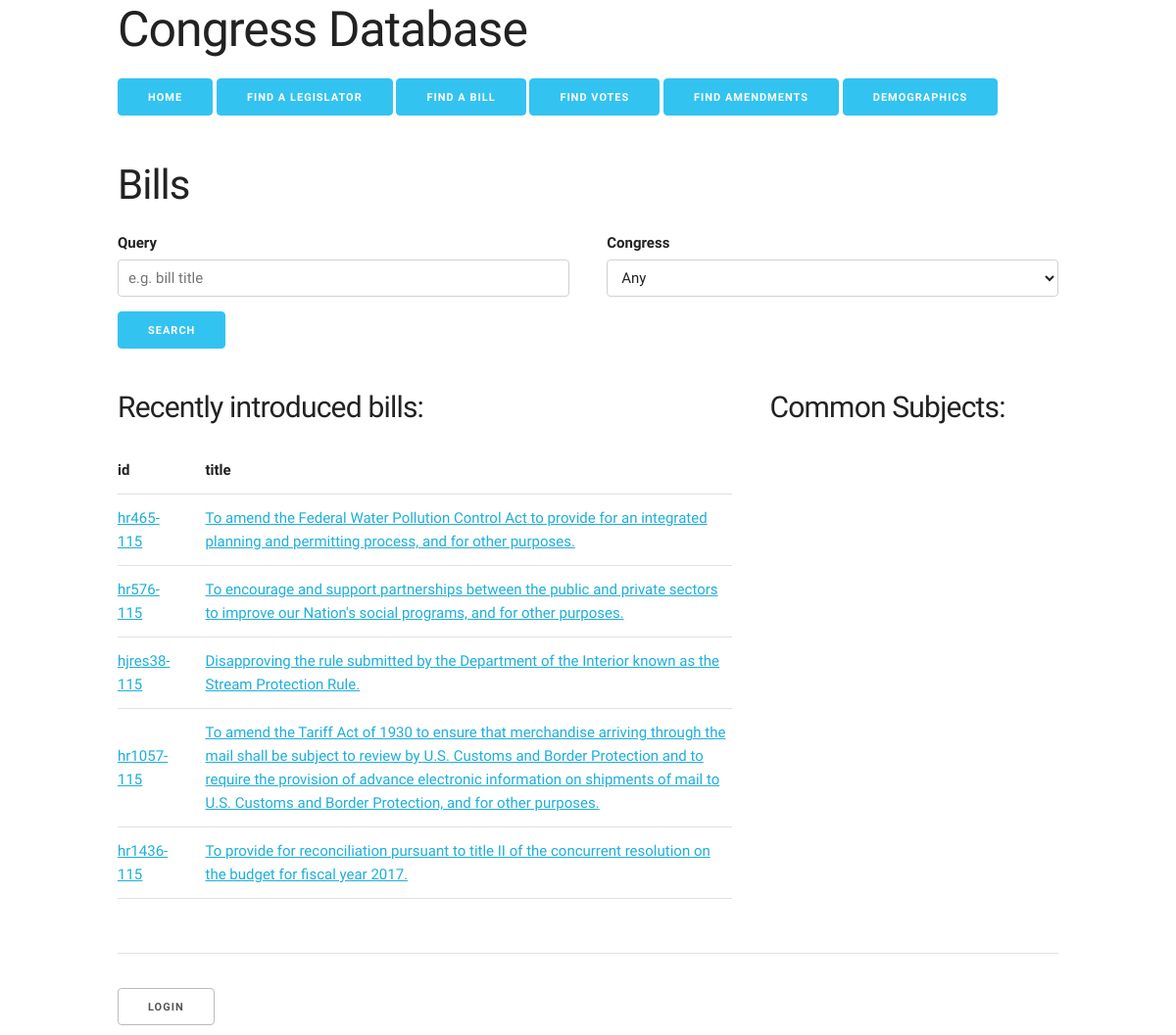
The app's page /part4/congress_web/bills.php with its own data.
### tables this page shows
CREATE TABLE  `Bill` (
  `id` VARCHAR(45) NOT NULL,
  `type` VARCHAR(45) NOT NULL,
  `title` VARCHAR(4092) NOT NULL,
  `popular_title` VARCHAR(2048) NULL,
  `short_title` VARCHAR(2048) NULL,
  `status` VARCHAR(45) NULL,
  `introduction_date` DATE NULL,
  `summary` LONGTEXT NULL,
  `congress` INT NOT NULL,
  `number` INT NOT NULL,
  PRIMARY KEY (`id`),
  INDEX `fk_Bill_Congress1_idx` (`congress` ASC),
  CONSTRAINT `fk_Bill_Congress1`
    FOREIGN KEY (`congress`)
    REFERENCES `Congress` (`id`)
    ON DELETE NO ACTION
    ON UPDATE NO ACTION);

### part4/congress_web/bills.php (the view, shortened to what this page needs)
<?php
include('header.php'); ?>
<?php include('searchbarbill.php'); ?>
<div class="row">
    <div class="eight columns">
<?php
$limit = 20;
$sql =<<<EOQ
select id, title FROM Bill ORDER BY introduction_date limit $limit;
EOQ;
$r = $db->query($sql);
$columnname = array('id', 'title');
?>
        <h4>Recently introduced bills:</h4>
        <table>
            <thead>
                <tr>
                <?php for ($i=0; $i<2; $i++) { ?>
                    <th>
                        <?= $columnname[$i]; ?>
                    </th>
                <?php }  ?>
                </tr>
            </thead>
            <tbody>
            <?php while ($row = $r->fetch_array()) { ?>
                <tr>
                <?php for ($i=0; $i<2; $i++) { ?>
                   <td><a href="bill.php?id=<?= urlencode($row[0]) ?>"><?= $row[$i] ?></td>
                <?php } ?>
                </tr>
            <?php }  ?>
            </tbody>
        </table>
    </div>
    <div class="four columns">
        <h4>Common Subjects:</h4>
    </div>
</div>
<?php include('footer.php'); ?>

### part4/congress_web/css/skeleton.css (style rules this page uses)
.column, .columns { width: 100%; float: left; box-sizing: border-box; }
@media (min-width: 550px) { .column, .columns { margin-left: 4%; } }
@media (min-width: 550px) { .column:first-child, .columns:first-child { margin-left: 0; } }
@media (min-width: 550px) { .four.columns { width: 30.6666666667%; } }
@media (min-width: 550px) { .eight.columns { width: 65.3333333333%; } }
html { font-size: 62.5%; }
body { font-size: 1.5em; line-height: 1.6; font-weight: 400; font-family: "Raleway", "HelveticaNeue", "Helvetica Neue", Helvetica, Arial, sans-serif; color: #222; }
h1, h2, h3, h4, h5, h6 { margin-top: 0; margin-bottom: 2rem; font-weight: 300; }
h4 { font-size: 2.4rem; line-height: 1.35; letter-spacing: -.08rem; }
@media (min-width: 550px) { h4 { font-size: 3.0rem; } }
a { color: #1EAEDB; }
th, td { padding: 12px 15px; text-align: left; border-bottom: 1px solid #E1E1E1; }
th:first-child, td:first-child { padding-left: 0; }
th:last-child, td:last-child { padding-right: 0; }
pre, blockquote, dl, figure, table, p, ul, ol, form { margin-bottom: 2.5rem; }
.container:after, .row:after, .u-cf { content: ""; display: table; clear: both; }

### records on screen
bill: id "hr465-115", title "To amend the Federal Water Pollution Control Act to provide for an integrated planning and permitting process, and for other purposes."
bill: id "hr576-115", title "To encourage and support partnerships between the public and private sectors to improve our Nation's social programs, and for other purposes."
bill: id "hjres38-115", title "Disapproving the rule submitted by the Department of the Interior known as the Stream Protection Rule."
bill: id "hr1057-115", title "To amend the Tariff Act of 1930 to ensure that merchandise arriving through the mail shall be subject to review by U.S. Customs and Border Protection and to require the provision of advance electronic information on shipments of mail to U.S. Customs and Border Protection, and for other purposes."
bill: id "hr1436-115", title "To provide for reconciliation pursuant to title II of the concurrent resolution on the budget for fiscal year 2017."

### other values on screen
$Title "Bills"
$columnname[$i] "id"
$columnname[$i] "title"
